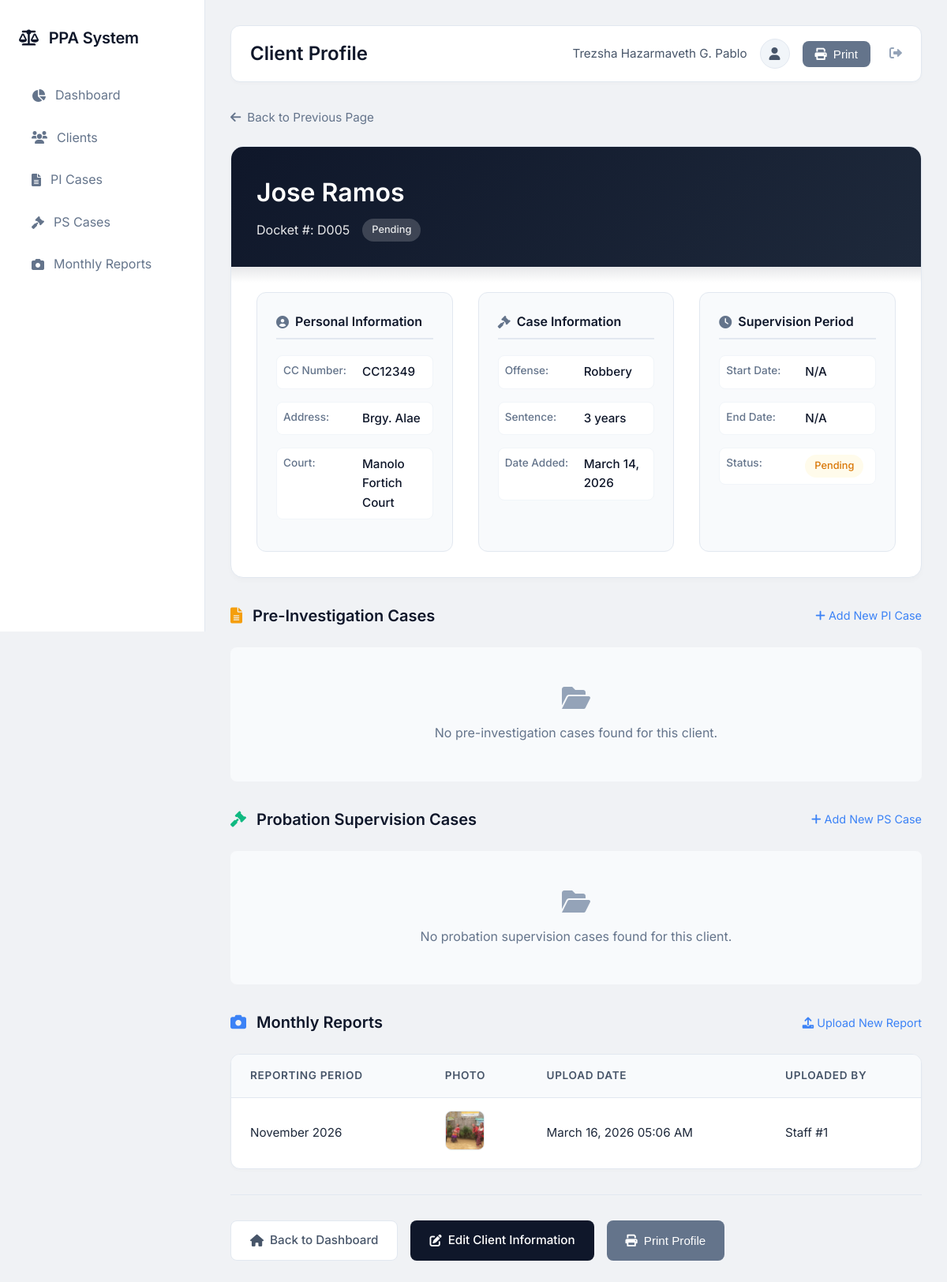
/client_details.php?id=5 (signed in), run on the app's committed database.
### tables this page shows
CREATE TABLE `clients` (
  `id` int(11) NOT NULL,
  `docket_number` varchar(50) DEFAULT NULL,
  `name` varchar(100) DEFAULT NULL,
  `cc_number` varchar(50) DEFAULT NULL,
  `court` varchar(100) DEFAULT NULL,
  `offense` varchar(100) DEFAULT NULL,
  `sentence` varchar(100) DEFAULT NULL,
  `address` text DEFAULT NULL,
  `status` varchar(50) DEFAULT NULL,
  `created_at` timestamp NOT NULL DEFAULT current_timestamp(),
  `start_date` date DEFAULT NULL,
  `end_date` date DEFAULT NULL,
  `payment` decimal(10,2) DEFAULT 0.00,
  `pi_case_id` int(11) DEFAULT NULL,
  `ps_case_id` int(11) DEFAULT NULL,
  `case_status` varchar(50) DEFAULT 'Pending'
);

CREATE TABLE `monthly_reports` (
  `id` int(11) NOT NULL,
  `probationer_id` int(11) NOT NULL,
  `report_month` int(11) NOT NULL,
  `report_year` int(11) NOT NULL,
  `photo` varchar(255) NOT NULL,
  `uploaded_by` int(11) DEFAULT NULL,
  `upload_date` timestamp NOT NULL DEFAULT current_timestamp()
);

### client_details.php (the view, shortened to what the rows shown need)
<?php
include 'config/database.php';
$client_id = $_GET['id'] ?? 0;
$client_query = mysqli_query($conn, "SELECT * FROM clients WHERE id='$client_id'");
$client = mysqli_fetch_assoc($client_query);
$reports = mysqli_query($conn, "SELECT * FROM monthly_reports WHERE probationer_id='$client_id' ORDER BY report_year DESC, report_month DESC");
?>
<!DOCTYPE html>
<html lang="en">
<head>
    <link rel="stylesheet" href="https://cdnjs.cloudflare.com/ajax/libs/font-awesome/6.0.0/css/all.min.css">
</head>
<body>
    <div class="app">
        <div class="main">
            <div class="top-bar">
                <h1 class="page-title">Client Profile</h1>
            </div>
            <div class="client-profile">
                <div class="profile-header">
                    <div class="profile-name"><?php echo htmlspecialchars($client['name']); ?></div>
                    <div class="profile-docket">
                        <span>Docket #: <?php echo $client['docket_number']; ?></span>
                        <span class="status-badge"><?php echo $client['status']; ?></span>
                    </div>
                </div>
                <div class="profile-body">
                    <div class="info-grid">
                        <div class="info-section">
                            <div class="info-row">
                                <span class="info-label">CC Number:</span>
                                <span class="info-value"><?php echo $client['cc_number'] ?: 'N/A'; ?></span>
                            </div>
                            <div class="info-row">
                                <span class="info-label">Address:</span>
                                <span class="info-value"><?php echo $client['address']; ?></span>
                            </div>
                            <div class="info-row">
                                <span class="info-label">Court:</span>
                                <span class="info-value"><?php echo $client['court']; ?></span>
                            </div>
                        </div>
                        <div class="info-section">
                            <div class="info-row">
                                <span class="info-label">Offense:</span>
                                <span class="info-value"><?php echo $client['offense']; ?></span>
                            </div>
                            <div class="info-row">
                                <span class="info-label">Sentence:</span>
                                <span class="info-value"><?php echo $client['sentence']; ?></span>
                            </div>
                            <div class="info-row">
                                <span class="info-label">Date Added:</span>
                                <span class="info-value"><?php echo date('F d, Y', strtotime($client['created_at'])); ?></span>
                            </div>
                        </div>
                        <div class="info-section">
                            <div class="info-row">
                                <span class="info-value">
                                    <span class="status-badge status-<?php echo $client['status']; ?>">
                                        <?php echo $client['status']; ?>
                                    </span>
                                </span>
                            </div>
                        </div>
                    </div>
                </div>
            </div>
            <div class="cards-section">
                <div class="section-header">
                    <h2>
                        <i class="fas fa-file-lines" style="color: #f59e0b;"></i>
                        Pre-Investigation Cases
                    </h2>
                </div>
            </div>
            <div class="cards-section">
                <div class="section-header">
                    <h2>
                        <i class="fas fa-gavel" style="color: #10b981;"></i>
                        Probation Supervision Cases
                    </h2>
                </div>
            </div>
            <div class="cards-section">
                <div class="section-header">
                    <h2>
                        <i class="fas fa-camera" style="color: #3b82f6;"></i>
                        Monthly Reports
                    </h2>
                </div>
                <?php if(mysqli_num_rows($reports) > 0): ?>
                    <div class="table-container">
                        <table>
                            <thead>
                                <tr>
                                    <th>Reporting Period</th>
                                    <th>Photo</th>
                                    <th>Upload Date</th>
                                    <th>Uploaded By</th>
                                </tr>
                            </thead>
                            <tbody>
                                <?php while($report = mysqli_fetch_assoc($reports)): ?>
                                <tr>
                                    <td><?php echo date("F Y", mktime(0,0,0,$report['report_month'],1,$report['report_year'])); ?></td>
                                    <td>
                                        <img src="uploads/<?php echo $report['photo']; ?>" class="photo-thumb" onclick="window.open('uploads/<?php echo $report['photo']; ?>')" title="Click to view full image">
                                    </td>
                                    <td><?php echo date("F d, Y h:i A", strtotime($report['upload_date'])); ?></td>
                                    <td>Staff #<?php echo $report['uploaded_by']; ?></td>
                                </tr>
                                <?php endwhile; ?>
                            </tbody>
                        </table>
                    </div>
                <?php endif; ?>
            </div>
        </div>
    </div>
</body>
</html>

### data on the page
clients: name "Jose Ramos", docket_number "D005", status "Pending", cc_number "CC12349", address "Brgy. Alae", court "Manolo Fortich Court", offense "Robbery", sentence "3 years", created_at "March 14, 2026"
monthly_reports: report_month+report_year "November 2026", photo (picture), upload_date "March 16, 2026 05:06 AM", uploaded_by "1"

### other printed values
$fullname "Trezsha Hazarmaveth G. Pablo"
